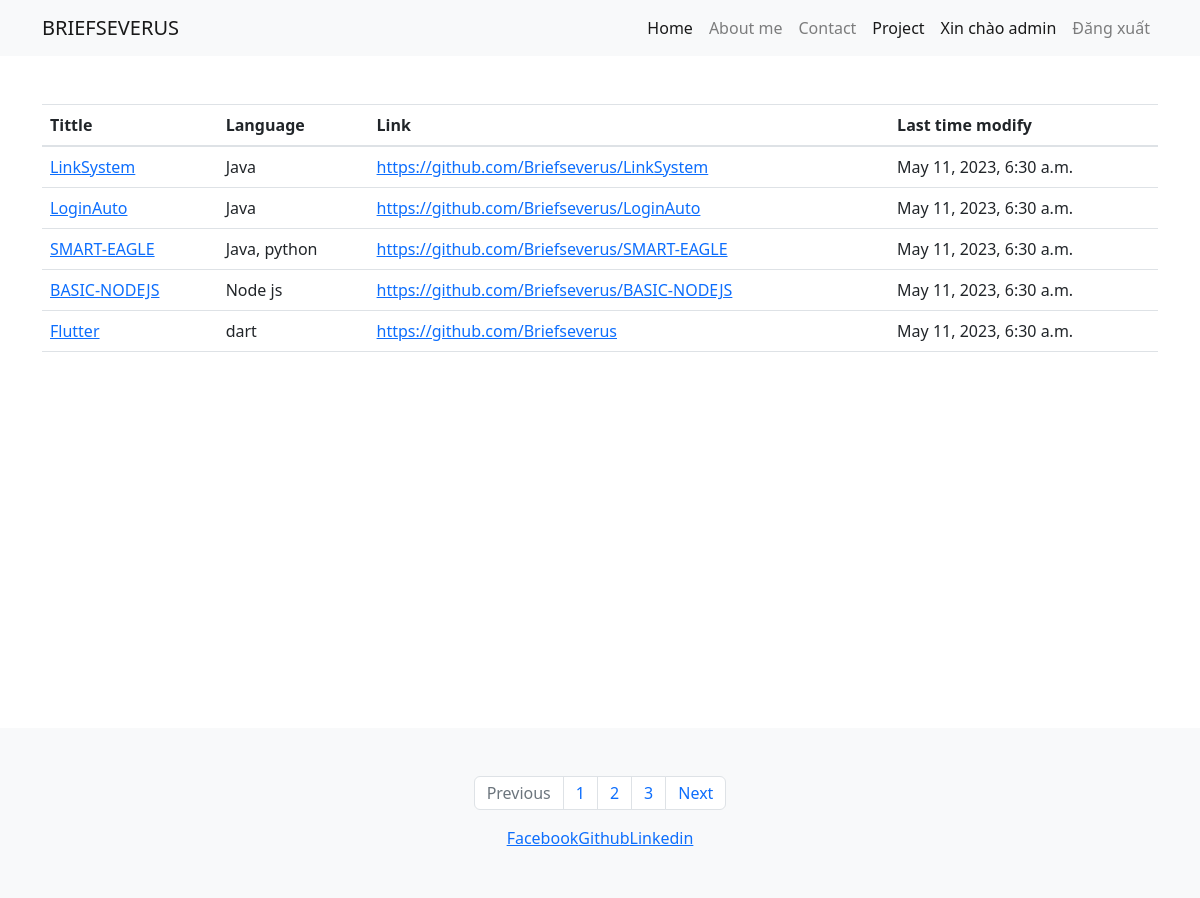
Page /projects/ (signed in) on the committed database.
### project/models.py (models this page shows)
class pro(models.Model):
    title = models.CharField(max_length=100)
    body = models.TextField()
    language = models.TextField()
    link = models.TextField()
    imgLink = models.CharField(max_length=2550, default='default-image.jpg')
    date = models.DateTimeField(auto_now_add=True)

### project/views.py (the view)
# urls.py: path('', views.list),
def list(request):
    Data = {'Pro': pro.objects.all().order_by('language')}
    return render(request, 'projects.html', Data)

### project/templates/projects.html (shortened to what this page needs)
{% extends "pages/base.html" %}
 {% load static %}
{% block content %}
<div class="container mt-5">
<table class="table">
  <thead>
    <tr>
      <th scope="col">Tittle</th>
      <th scope="col">Language</th>
      <th scope="col">Link</th>
      <th scope="col">Last time modify</th>
    </tr>
  </thead>
  <tbody>
  {% for pro in Pro %}
    <tr>
      <td> <a href="{{pro.id}}" class="card-link">{{pro.title}}</a></td>
      <td>{{pro.language}}</td>
      <td> <a href="{{pro.link}}" class="card-link">{{pro.link}}</a></td>
      <td>{{pro.date}}</td>
    </tr>
  {% endfor %}
  </tbody>
</table>
</div>
<br><br><br><br><br><br><br><br><br><br><br><br><br><br><br>
{% endblock %}

### home/templates/pages/base.html (shortened to what this page needs)
<!DOCTYPE html>
<html lang="en">
<head>
   {% load static %}
<link rel="stylesheet" href="https://cdn.jsdelivr.net/npm/bootstrap@4.0.0/dist/css/bootstrap.min.css">
</head>
<body>
 <nav class="navbar navbar-expand-lg navbar-light bg-light">
            <div class="container">
                <a class="navbar-brand" href="/">BRIEFSEVERUS</a>
              <ul class="navbar-nav ms-auto mb-2 mb-lg-0">
  <li class="nav-item"><a class="nav-link " href="/">Home</a></li>
  <li class="nav-item"><a class="nav-link" href="/information">About me</a></li>
  <li class="nav-item"><a class="nav-link" href="/contact">Contact</a></li>
  <li class="nav-item"><a class="nav-link" href="/projects">Project</a></li>
                   {% if user.username %}
  <li class="nav-item"><a class="nav-link" >Xin chào {{user.username}}</a></li>
        <li class="nav-item"><a href="{% url 'logout' %}"  class="nav-link" >Đăng xuất</a></li>
                {% else %}
                    <li class="nav-item"><a href="{% url 'register' %}"  class="nav-link" >Đăng kí</a></li> <li class="nav-item"><a href="{% url 'login' %}"  class="nav-link" >Đăng nhập</a></li>
                {% endif %}
        </div>
        </nav>
                {% block content %}
                {% endblock %}
<footer class="py-5 bg-light" style="
  bottom: 0;
  left: 0;
  width: 100%;
  color: #fff;
  padding: 10px;
  ">
    <nav aria-label="Page navigation example">
  <ul class="pagination justify-content-center">
    <li class="page-item disabled">
      <a class="page-link" href="#" tabindex="-1">Previous</a>
    </li>
    <li class="page-item"><a class="page-link" href="/" >1</a></li>
    <li class="page-item"><a class="page-link"  href="/information">2</a></li>
    <li class="page-item"><a class="page-link" href="/projects">3</a></li>
    <li class="page-item">
      <a class="page-link" href="#">Next</a>
    </li>
  </ul>
</nav>
    <div class="container-fluid" style=" display: flex;
  justify-content: center;">
        <a href="https://www.facebook.com/LelouchSeverus/"  target="_blank" >Facebook    </a>      <a href="https://github.com/Briefseverus"  target="_blank">Github    <a href="https://www.linkedin.com/in/briefseverus/"  target="_blank">Linkedin</a>
    </div>
</footer>
</body>
</html>

### rows in the picture
pro: title "LinkSystem", language "Java", link "https://github.com/Briefseverus/LinkSystem", date "May 11, 2023, 6:30 a.m."
pro: title "LoginAuto", language "Java", link "https://github.com/Briefseverus/LoginAuto", date "May 11, 2023, 6:30 a.m."
pro: title "SMART-EAGLE", language "Java, python", link "https://github.com/Briefseverus/SMART-EAGLE", date "May 11, 2023, 6:30 a.m."
pro: title "BASIC-NODEJS", language "Node js", link "https://github.com/Briefseverus/BASIC-NODEJS", date "May 11, 2023, 6:30 a.m."
pro: title "Flutter", language "dart", link "https://github.com/Briefseverus", date "May 11, 2023, 6:30 a.m."

### other values in the picture
{{ user.username }} "admin"
